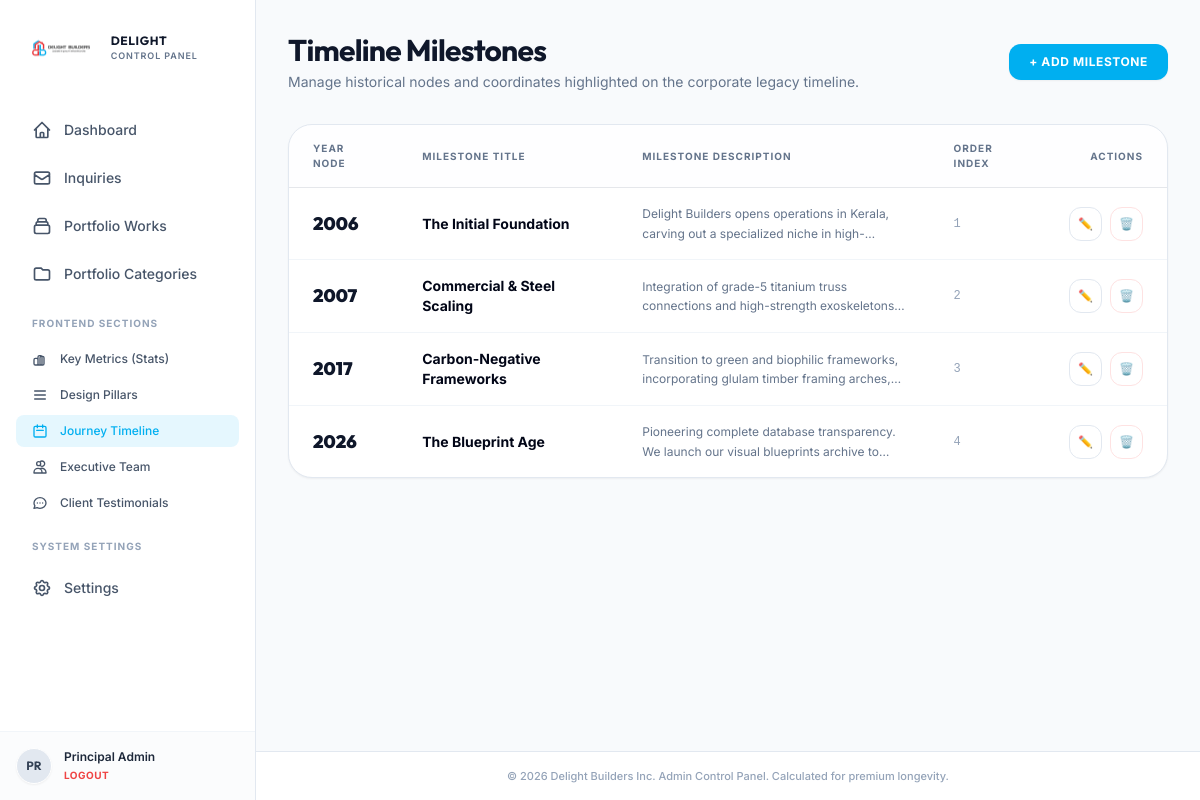
The page /admin/milestones.php (signed in) on the database its author committed.
### tables this page shows
CREATE TABLE IF NOT EXISTS `settings` (
  `key_name` varchar(50) NOT NULL,
  `value` text,
  PRIMARY KEY (`key_name`)
);

CREATE TABLE IF NOT EXISTS `milestones` (
  `id` int NOT NULL AUTO_INCREMENT,
  `year` varchar(20) NOT NULL,
  `title` varchar(100) NOT NULL,
  `description` text NOT NULL,
  `sort_order` int DEFAULT '0',
  PRIMARY KEY (`id`)
);

### admin/milestones.php (the view, shortened to what the rows shown need)
<?php
require_once 'admin_header.php';
$action = $_GET['action'] ?? 'list';
$milestones = [];
if ($action === 'list') {
    try {
        $stmt = $pdo->query("SELECT * FROM milestones ORDER BY sort_order ASC, year ASC");
        $milestones = $stmt->fetchAll();
    } catch (PDOException $e) {
        $error_msg = "Failed to fetch milestones: " . $e->getMessage();
    }
}
?>
<div class="space-y-8">
    <div class="flex flex-col sm:flex-row sm:items-center sm:justify-between gap-4">
        <div>
            <h1 class="font-display font-bold text-3xl text-slate-900 tracking-tight">Timeline Milestones</h1>
        </div>
    </div>
    <?php if ($action === 'list'): ?>
        <div class="bg-white border border-slate-200 rounded-3xl overflow-hidden shadow-sm">
            <div class="overflow-x-auto">
                <table class="min-w-full divide-y divide-slate-150 text-left">
                    <thead class="bg-slate-50/20 text-[10px] font-bold text-slate-500 uppercase tracking-widest">
                        <tr>
                            <th class="px-6 py-4">Year Node</th>
                            <th class="px-6 py-4">Milestone Title</th>
                            <th class="px-6 py-4">Milestone Description</th>
                            <th class="px-6 py-4">Order Index</th>
                            <th class="px-6 py-4 text-right">Actions</th>
                        </tr>
                    </thead>
                    <tbody class="divide-y divide-slate-100 text-xs font-medium text-slate-700">
                        <?php if (count($milestones) > 0): ?>
                            <?php foreach ($milestones as $m): ?>
                                <tr class="hover:bg-slate-50/20 transition-all duration-150">
                                    <td class="px-6 py-4 font-display font-black text-slate-900 text-lg">
                                        <?php echo htmlspecialchars($m['year']); ?>
                                    </td>
                                    <td class="px-6 py-4 font-bold text-slate-950 max-w-xs text-sm">
                                        <?php echo htmlspecialchars($m['title']); ?>
                                    </td>
                                    <td class="px-6 py-4 text-slate-500 max-w-sm">
                                        <p class="line-clamp-2 leading-relaxed font-normal"><?php echo htmlspecialchars($m['description']); ?></p>
                                    </td>
                                    <td class="px-6 py-4 font-mono text-slate-400">
                                        <?php echo $m['sort_order']; ?>
                                    </td>
                                    <td class="px-6 py-4 text-right">
                                        <div class="flex justify-end gap-2">
                                            <a href="milestones.php?action=edit&id=<?php echo $m['id']; ?>" class="p-2 border border-slate-200 hover:border-[#00aff0] hover:text-[#00aff0] rounded-xl transition-all duration-300 bg-white" title="Edit milestone">
                                                ✏️
                                            </a>
                                            <a href="milestones.php?action=delete&id=<?php echo $m['id']; ?>" onclick="return confirm('Are you sure you want to delete this timeline milestone?')" class="p-2 border border-red-100 hover:bg-red-50 text-red-500 rounded-xl transition-all duration-300 bg-white" title="Delete milestone">
                                                🗑️
                                            </a>
                                        </div>
                                    </td>
                                </tr>
                            <?php endforeach; ?>
                        <?php endif; ?>
                    </tbody>
                </table>
            </div>
        </div>
    <?php endif; ?>
</div>
<?php
require_once 'admin_footer.php';
?>

### admin/admin_header.php (shortened to what the rows shown need)
<?php
require_once 'db_connection.php';
$logo_path_resolved = "../" . get_setting('logo_path', 'asset/images/logo.png');
?>
<!DOCTYPE html>
<html lang="en" class="h-full bg-slate-50">
<head>
    <script src="https://cdn.tailwindcss.com"></script>
    <link rel="stylesheet" href="../asset/css/admin.css">
</head>
<body class="h-full font-sans text-slate-800 antialiased flex">
    <aside class="hidden md:flex md:w-64 md:flex-col md:fixed md:inset-y-0 border-r border-slate-200 bg-white">
        <div class="flex flex-col flex-grow pt-5 overflow-y-auto">
            <div class="flex items-center flex-shrink-0 px-6 mb-8">
                <img src="<?php echo $logo_path_resolved; ?>" alt="Delight Builders Logo" class="h-14 w-auto object-contain">
                <div class="ml-3">
                    <span class="font-display font-bold text-xs tracking-wider text-[#0f172a] block">DELIGHT</span>
                    <span class="text-[9px] font-semibold tracking-widest text-[#64748b] block uppercase">CONTROL PANEL</span>
                </div>
            </div>
        </div>
    </aside>
    <div class="md:pl-64 flex flex-col flex-1 w-full min-h-screen">
        <main class="flex-grow p-6 md:p-8">

### rows shown on the page
settings: value (picture)
milestones: year "2006", title "The Initial Foundation", description "Delight Builders opens operations in Kerala, carving out a specialized niche…", sort_order "1"
milestones: year "2007", title "Commercial & Steel Scaling", description "Integration of grade-5 titanium truss connections and high-strength…", sort_order "2"
milestones: year "2017", title "Carbon-Negative Frameworks", description "Transition to green and biophilic frameworks, incorporating glulam timber framing…", sort_order "3"
milestones: year "2026", title "The Blueprint Age", description "Pioneering complete database transparency. We launch our visual blueprints archive…", sort_order "4"

### other values the page prints
substr($_SESSION['admin_fullname'] ?? 'A', 0, 2) "PR"
$_SESSION['admin_fullname'] "Principal Admin"
